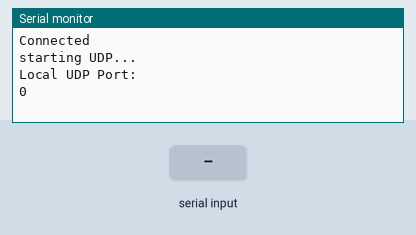
A sketch run on a simulated ESP8266 (NodeMCU). Parts: the last lines printed to the serial monitor. Inputs (shaded band) come from the test bench. WiFi joins after 1.5 s; servers stay silent unless stated.

Above: at 2.7 s.
2.8 s: "a" received over Serial
At 4.6 s:
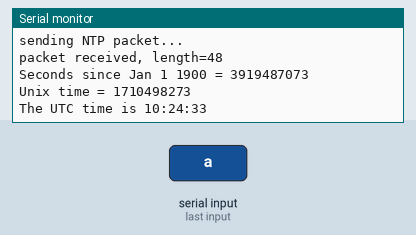
5.3 s: "1" received over Serial
At 5.7 s:
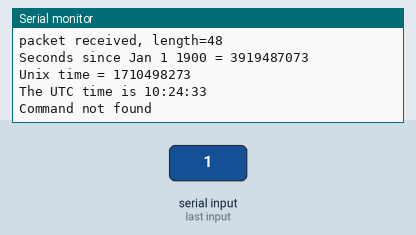

Measured:
- after the input at 2.8 s, the serial monitor: prints a new line at once (image 1)
- after the input at 5.3 s, the serial monitor: prints a new line at once (image 2)

The sketch:

InternetClockGateway.ino
```cpp
/*
    Name:       InternetClockGateway.ino
    Created:	20.08.2018 20:02:10
    Author:     Melchi\R
*/

#include <WiFiManager.h>			//https://github.com/tzapu/WiFiManager WiFi Configuration Magic
#include <ESP8266WebServer.h>		//Local WebServer used to serve the configuration portal
#include <ESP8266WiFi.h>			//ESP8266 Core WiFi Library (you most likely already have this in your sketch)
#include <DNSServer.h>				//Local DNS Server used for redirecting all requests to the configuration portal
#include <WiFiUdp.h>				// we need UDP to communicate with the NTP Server


unsigned int localPort = 2390;		//local UDP port to listen for packets
const char *ntpServerName = "at.pool.ntp.org";	//NTP Server for my location (Austria)
IPAddress timeServerIP;				//time server IP address
const int NTP_PACKET_SIZE = 48;		//length of the NTP packet that contains the timestamp
byte packetBuffer[NTP_PACKET_SIZE]; //buffer to hold the bytes from the NTP packet
WiFiUDP udp;						//instance of the UDP object

void setup()
{
	Serial.begin(115200);
	WiFiManager wifiManager;
	//wifiManager.resetSettings();
	wifiManager.autoConnect("Nix-O-Mitron 3000", "123456789");
	Serial.println("Connected");
	Serial.println("starting UDP...");
	udp.begin(localPort);
	Serial.println("Local UDP Port:");
	Serial.println(udp.localPort());
	WiFi.begin();
}

void loop()
{
	while (!Serial.available())
	{
		//wait for the serial connection to be established
	}
	if (Serial.read() == 'a')
	{
		WiFi.hostByName(ntpServerName, timeServerIP);
		sendNTPpacket(timeServerIP); // send an NTP packet to a time server
		delay(1000); // wait to see if a reply is available

		int cb = udp.parsePacket();
		if (!cb) {
			Serial.println("no packet yet");
		}
		else {
			Serial.print("packet received, length=");
			Serial.println(cb);
			// We've received a packet, read the data from it
			udp.read(packetBuffer, NTP_PACKET_SIZE); // read the packet into the buffer

			//the timestamp starts at byte 40 of the received packet and is four bytes,
			// or two words, long. First, esxtract the two words:

			unsigned long highWord = word(packetBuffer[40], packetBuffer[41]);
			unsigned long lowWord = word(packetBuffer[42], packetBuffer[43]);
			// combine the four bytes (two words) into a long integer
			// this is NTP time (seconds since Jan 1 1900):
			unsigned long secsSince1900 = highWord << 16 | lowWord;
			Serial.print("Seconds since Jan 1 1900 = ");
			Serial.println(secsSince1900);

			// now convert NTP time into everyday time:
			Serial.print("Unix time = ");
			// Unix time starts on Jan 1 1970. In seconds, that's 2208988800:
			const unsigned long seventyYears = 2208988800UL;
			// subtract seventy years:
			unsigned long epoch = secsSince1900 - seventyYears;
			// print Unix time:
			Serial.println(epoch);


			// print the hour, minute and second:
			Serial.print("The UTC time is ");       // UTC is the time at Greenwich Meridian (GMT)
			Serial.print((epoch % 86400L) / 3600); // print the hour (86400 equals secs per day)
			Serial.print(':');
			if (((epoch % 3600) / 60) < 10) {
				// In the first 10 minutes of each hour, we'll want a leading '0'
				Serial.print('0');
			}
			Serial.print((epoch % 3600) / 60); // print the minute (3600 equals secs per minute)
			Serial.print(':');
			if ((epoch % 60) < 10) {
				// In the first 10 seconds of each minute, we'll want a leading '0'
				Serial.print('0');
			}
			Serial.println(epoch % 60); // print the second
		}
		// wait ten seconds before asking for the time again
	}
	else
	{
		Serial.println("Command not found");
	}

	//delay(10000);

}
// send an NTP request to the time server at the given address
unsigned long sendNTPpacket(IPAddress& address)
{
	Serial.println("sending NTP packet...");
	// set all bytes in the buffer to 0
	memset(packetBuffer, 0, NTP_PACKET_SIZE);
	// Initialize values needed to form NTP request
	// (see URL above for details on the packets)
	packetBuffer[0] = 0b11100011;   // LI, Version, Mode
	packetBuffer[1] = 0;     // Stratum, or type of clock
	packetBuffer[2] = 6;     // Polling Interval
	packetBuffer[3] = 0xEC;  // Peer Clock Precision
	// 8 bytes of zero for Root Delay & Root Dispersion
	packetBuffer[12] = 49;
	packetBuffer[13] = 0x4E;
	packetBuffer[14] = 49;
	packetBuffer[15] = 52;

	// all NTP fields have been given values, now
	// you can send a packet requesting a timestamp:
	udp.beginPacket(address, 123); //NTP requests are to port 123
	udp.write(packetBuffer, NTP_PACKET_SIZE);
	udp.endPacket();
}
```
